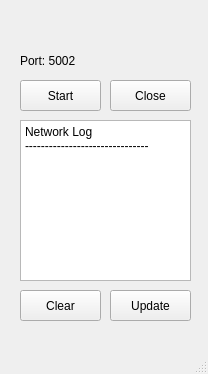
<?xml version="1.0" encoding="UTF-8"?>
<ui version="4.0">
 <class>MainWindow</class>
 <widget class="QMainWindow" name="MainWindow">
  <property name="geometry">
   <rect>
    <x>0</x>
    <y>0</y>
    <width>208</width>
    <height>374</height>
   </rect>
  </property>
  <property name="windowTitle">
   <string>MainWindow</string>
  </property>
  <widget class="QWidget" name="centralwidget">
   <widget class="QPushButton" name="btnStart">
    <property name="geometry">
     <rect>
      <x>20</x>
      <y>80</y>
      <width>81</width>
      <height>31</height>
     </rect>
    </property>
    <property name="text">
     <string>Start</string>
    </property>
   </widget>
   <widget class="QTextEdit" name="edtStatus">
    <property name="geometry">
     <rect>
      <x>20</x>
      <y>120</y>
      <width>171</width>
      <height>161</height>
     </rect>
    </property>
    <property name="html">
     <string>&lt;!DOCTYPE HTML PUBLIC &quot;-//W3C//DTD HTML 4.0//EN&quot; &quot;http://www.w3.org/TR/REC-html40/strict.dtd&quot;&gt;
&lt;html&gt;&lt;head&gt;&lt;meta name=&quot;qrichtext&quot; content=&quot;1&quot; /&gt;&lt;meta charset=&quot;utf-8&quot; /&gt;&lt;style type=&quot;text/css&quot;&gt;
p, li { white-space: pre-wrap; }
hr { height: 1px; border-width: 0; }
&lt;/style&gt;&lt;/head&gt;&lt;body style=&quot; font-family:'Segoe UI'; font-size:9pt; font-weight:400; font-style:normal;&quot;&gt;
&lt;p style=&quot; margin-top:0px; margin-bottom:0px; margin-left:0px; margin-right:0px; -qt-block-indent:0; text-indent:0px;&quot;&gt;Network Log&lt;/p&gt;
&lt;p style=&quot; margin-top:0px; margin-bottom:0px; margin-left:0px; margin-right:0px; -qt-block-indent:0; text-indent:0px;&quot;&gt;-------------------------------&lt;/p&gt;&lt;/body&gt;&lt;/html&gt;</string>
    </property>
   </widget>
   <widget class="QPushButton" name="btnClear">
    <property name="geometry">
     <rect>
      <x>20</x>
      <y>290</y>
      <width>81</width>
      <height>31</height>
     </rect>
    </property>
    <property name="text">
     <string>Clear</string>
    </property>
   </widget>
   <widget class="QPushButton" name="btnClose">
    <property name="geometry">
     <rect>
      <x>110</x>
      <y>80</y>
      <width>81</width>
      <height>31</height>
     </rect>
    </property>
    <property name="text">
     <string>Close</string>
    </property>
   </widget>
   <widget class="QLabel" name="lblPort">
    <property name="geometry">
     <rect>
      <x>20</x>
      <y>50</y>
      <width>81</width>
      <height>21</height>
     </rect>
    </property>
    <property name="text">
     <string>Port: 5002</string>
    </property>
   </widget>
   <widget class="QPushButton" name="btnUpdate">
    <property name="geometry">
     <rect>
      <x>110</x>
      <y>290</y>
      <width>81</width>
      <height>31</height>
     </rect>
    </property>
    <property name="text">
     <string>Update</string>
    </property>
   </widget>
  </widget>
  <widget class="QMenuBar" name="menubar">
   <property name="geometry">
    <rect>
     <x>0</x>
     <y>0</y>
     <width>208</width>
     <height>22</height>
    </rect>
   </property>
  </widget>
  <widget class="QStatusBar" name="statusbar"/>
 </widget>
 <resources/>
 <connections/>
</ui>
